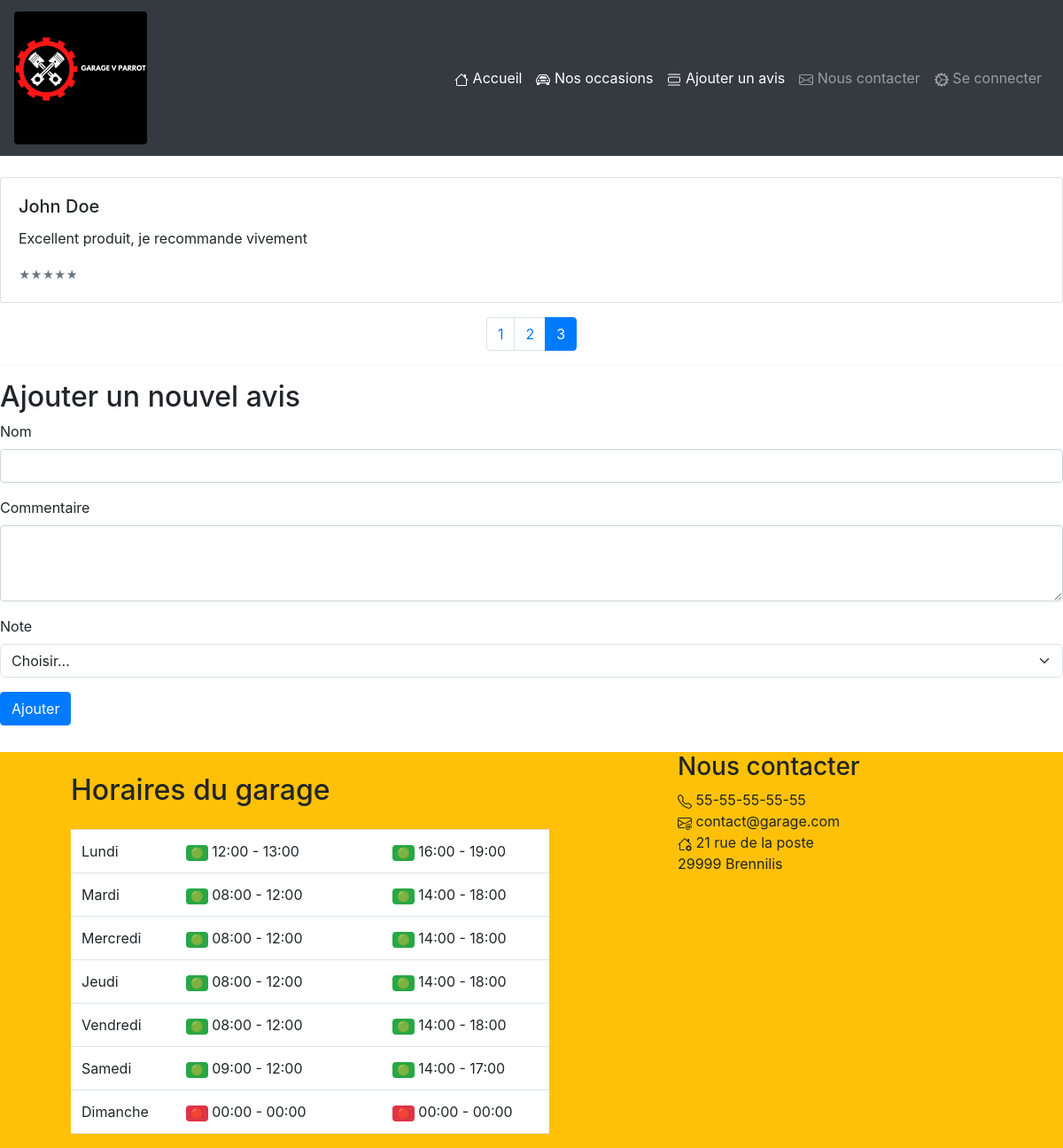
The app's page /comments.php?page=3 with its own data.
### tables this page shows
CREATE TABLE `avis_clients` (
  `id` int(11) NOT NULL,
  `nom` varchar(100) NOT NULL,
  `commentaire` text NOT NULL,
  `note` int(11) NOT NULL,
  `approved` tinyint(1) DEFAULT '0'
);

CREATE TABLE `Horaires` (
  `id` int(11) NOT NULL,
  `jour` enum('Lundi','Mardi','Mercredi','Jeudi','Vendredi','Samedi','Dimanche') NOT NULL,
  `ouverture_matin` time NOT NULL,
  `fermeture_matin` time NOT NULL,
  `ouverture_apresmidi` time NOT NULL,
  `fermeture_apresmidi` time NOT NULL
);

### apps/opening/index.php (the view, shortened to what this page needs)
<?php
$servername = "localhost";
$username = "root";
$password = "root";
$dbname = "gparrot";
try {
    $conn = new PDO("mysql:host=$servername;dbname=$dbname", $username, $password);
    $conn->setAttribute(PDO::ATTR_ERRMODE, PDO::ERRMODE_EXCEPTION);
    $stmt = $conn->prepare("SELECT * FROM Horaires");
    $stmt->execute();
    $horaires = $stmt->fetchAll();
} catch(PDOException $e) {
    echo "Erreur : " . $e->getMessage();
}
?>
<!DOCTYPE html>
<html>
<head>
    <link rel="stylesheet" href="https://stackpath.bootstrapcdn.com/bootstrap/4.3.1/css/bootstrap.min.css">
</head>
<body>
<div class="container">
    <h2 class="my-4">Horaires du garage</h2>
    <table class="table">
        <?php foreach ($horaires as $horaire): ?>
        <tr>
            <td><?php echo $horaire['jour']; ?></td>
            <td>
                <?php if ($horaire['ouverture_matin'] != '00:00:00' && $horaire['fermeture_matin'] != '00:00:00'): ?>
                    <span class="badge badge-success">🟢</span>
                <?php else: ?>
                    <span class="badge badge-danger">🔴</span>
                <?php endif; ?>
                <?php echo substr($horaire['ouverture_matin'], 0, 5); ?>
                -
                <?php echo substr($horaire['fermeture_matin'], 0, 5); ?>
            </td>
            <td>&nbsp;&nbsp;&nbsp;</td>
            <td>
                <?php if ($horaire['ouverture_apresmidi'] != '00:00:00' && $horaire['fermeture_apresmidi'] != '00:00:00'): ?>
                    <span class="badge badge-success">🟢</span>
                <?php else: ?>
                    <span class="badge badge-danger">🔴</span>
                <?php endif; ?>
                <?php echo substr($horaire['ouverture_apresmidi'], 0, 5); ?>
                -
                <?php echo substr($horaire['fermeture_apresmidi'], 0, 5); ?>
            </td>
        </tr>
        <?php endforeach; ?>
    </table>
</div>
</body>
</html>

### comments.php (shortened to what this page needs)
<?php
include ('navbar.php');
require_once 'config.php';
$page = isset($_GET['page']) ? $_GET['page'] : 1;
$perPage = 8;
$offset = ($page - 1) * $perPage;
$query = "SELECT * FROM avis_clients WHERE approved = 1 ORDER BY id DESC LIMIT $offset, $perPage";
$result = $db->query($query);
$reviews = $result->fetchAll(PDO::FETCH_ASSOC);
?>
<?php foreach ($reviews as $review) : ?>
    <br>
    <div class="card mb-3">
        <div class="card-body">
            <h5 class="card-title"><?= htmlspecialchars($review['nom']) ?></h5>
            <p class="card-text"><?= htmlspecialchars($review['commentaire']) ?></p>
            <p class="card-text">
                <small class="text-muted"><?= str_repeat('★', $review['note']) ?></small>
            </p>
        </div>
    </div>
<?php endforeach; ?>
<?php
$totalReviews = $db->query("SELECT COUNT(*) as count FROM avis_clients")->fetchColumn();
$totalPages = ceil($totalReviews / $perPage);
echo '<nav aria-label="Pagination">';
echo '<ul class="pagination justify-content-center">';
for ($i = 1; $i <= $totalPages; $i++) {
    echo '<li class="page-item' . ($i == $page ? ' active' : '') . '"><a class="page-link" href="?page=' . $i . '">' . $i . '</a></li>';
}
echo '</ul>';
echo '</nav>';
?>
<hr>
<h2>Ajouter un nouvel avis</h2>
<form action="submit_review.php" method="post">
    <div class="mb-3">
        <label for="name" class="form-label">Nom</label>
        <input type="text" class="form-control" id="name" name="name" required>
    </div>
    <div class="mb-3">
        <label for="comment" class="form-label">Commentaire</label>
        <textarea class="form-control" id="comment" name="comment" rows="3" required></textarea>
    </div>
    <div class="mb-3">
        <label for="rating" class="form-label">Note</label>
        <select class="form-select" id="rating" name="rating" required>
            <option selected>Choisir...</option>
        </select>
    </div>
    <button type="submit" class="btn btn-primary">Ajouter</button>
</form>
<?php
include ('footer.php');

### records on screen
avis_clients: nom "John Doe", commentaire "Excellent produit, je recommande vivement", note "★★★★★"
horaires: jour "Lundi", ouverture_matin "12:00", fermeture_matin "13:00", ouverture_apresmidi "16:00", fermeture_apresmidi "19:00"
horaires: jour "Mardi", ouverture_matin "08:00", fermeture_matin "12:00", ouverture_apresmidi "14:00", fermeture_apresmidi "18:00"
horaires: jour "Mercredi", ouverture_matin "08:00", fermeture_matin "12:00", ouverture_apresmidi "14:00", fermeture_apresmidi "18:00"
horaires: jour "Jeudi", ouverture_matin "08:00", fermeture_matin "12:00", ouverture_apresmidi "14:00", fermeture_apresmidi "18:00"
horaires: jour "Vendredi", ouverture_matin "08:00", fermeture_matin "12:00", ouverture_apresmidi "14:00", fermeture_apresmidi "18:00"
horaires: jour "Samedi", ouverture_matin "09:00", fermeture_matin "12:00", ouverture_apresmidi "14:00", fermeture_apresmidi "17:00"
horaires: jour "Dimanche", ouverture_matin "00:00", fermeture_matin "00:00", ouverture_apresmidi "00:00", fermeture_apresmidi "00:00"
